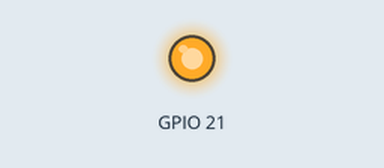
This program was run on a simulated Raspberry Pi (BCM pin numbers). Shown: output pins drawn as LEDs (lit = HIGH). At 0.0 s the program stops and its outputs stay as they are.

Above: at 0.1 s.
Timing chart, 0 to 1.5 s (numbered marks = the images above):
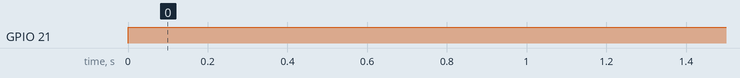

Measured:
- by itself, GPIO 21: LOW → HIGH at 0.00 s

The program:

led_on.py
```python
import RPi.GPIO as GPIO

GPIO.setmode(GPIO.BCM)          # Utilise la numérotation BCM
GPIO.setup(21, GPIO.OUT)       # Configure la broche 21 comme sortie
GPIO.output(21, GPIO.HIGH)     # Allume la LED
```
